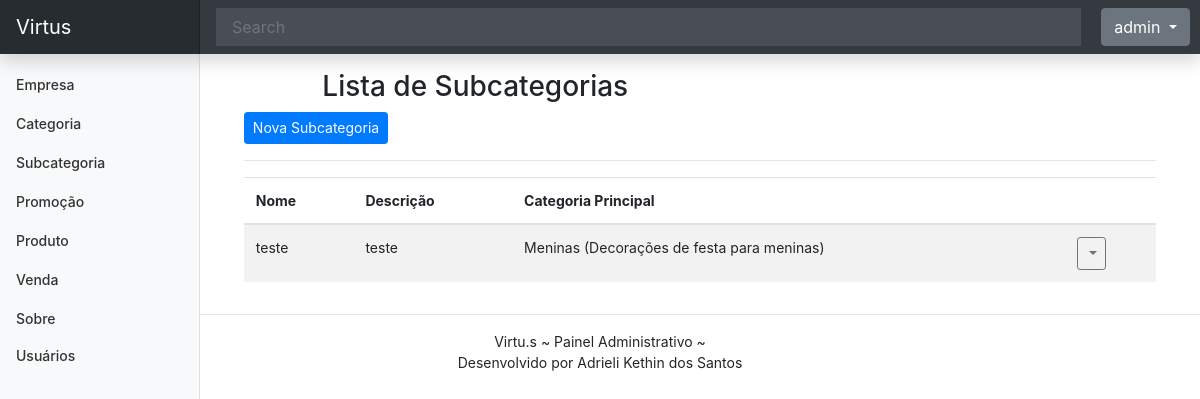
Page /listar/subcategoria/ (signed in) on the earlier database version.
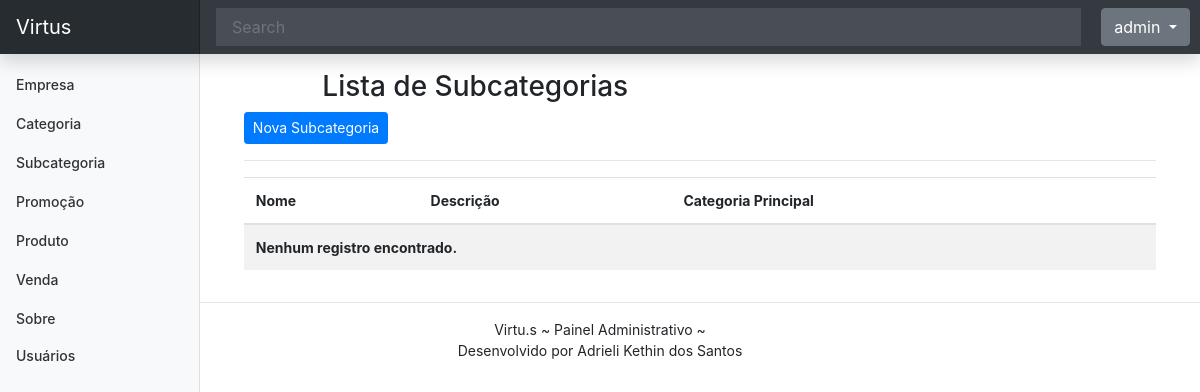
Same page on the later database version.
### cadastros/models.py (models this page shows, shortened)
class Subcategoria(models.Model):
    nome_subcategoria = models.CharField(max_length=50)
    descricao_subcategoria = models.CharField(max_length=100)
    categoria_principal = models.ForeignKey(Categoria, on_delete=models.PROTECT)
    data_inclusao = models.DateTimeField(
        auto_now_add=True, verbose_name="data inclusão")
    data_alteracao = models.DateTimeField(
        auto_now=True, verbose_name="data alteração")
    data_exclusao = models.DateTimeField(
        verbose_name="data exclusão", null=True)
    cadastrado_por = models.ForeignKey(User, on_delete=models.PROTECT, null=True, related_name='subcategoria_cadastrada')
    alterado_por = models.ForeignKey(User, on_delete=models.PROTECT, null=True, related_name='subcategoria_atualizada')

class Categoria(models.Model):
    nome = models.CharField(max_length=50)
    descricao = models.CharField(max_length=100, verbose_name="descrição")
    data_inclusao = models.DateTimeField(auto_now_add=True, verbose_name="data inclusão")
    data_alteracao = models.DateTimeField(auto_now=True, verbose_name="data alteração")
    data_exclusao = models.DateTimeField(
        verbose_name="data exclusão", null=True)
    cadastrado_por = models.ForeignKey(User, on_delete=models.PROTECT, null=True, related_name='categoria_cadastrada')
    alterado_por = models.ForeignKey(User, on_delete=models.PROTECT, null=True, related_name='categoria_atualizada')
    def __str__(self):
        return f"{self.nome} ({self.descricao})"

### cadastros/views.py (the view)
# urls.py: path("listar/subcategoria/", SubcategoriaList.as_view(), name="listar-subcategoria"),
class SubcategoriaList(ListView, LoginRequiredMixin):
    model = Subcategoria
    template_name = "cadastros/list/subcategoria.html"
    def get_queryset(self):
        return Subcategoria.objects.select_related("categoria_principal")

### cadastros/templates/cadastros/list/subcategoria.html (shortened to what this page needs)
{% extends 'paginas/modelo.html' %}
{% load static %}
{% block conteudo %}
<div class="row justify-content-center align-items-center mt-3">
    <div class="col-md-10">
        <h3 class="">Lista de Subcategorias</h3>
    </div>
    <div class="col-md">
        <a href="{% url 'cadastrar-subcategoria' %}" class="btn btn-primary btn-sm">
            Nova Subcategoria
        </a>
    </div>
</div>
<hr>
<div class="table-responsive-lg">
    <table id="tabela-subcategorias" class="table table-striped">
        <thead>
            <tr>
                <th>Nome</th>
                <th>Descrição</th>
                <th>Categoria Principal</th>
                <th></th>
            </tr>
        </thead>
        <tbody>
            {% for obj in object_list %}
            <tr class="">
                <td>{{ obj.nome_subcategoria }}</td>
                <td>{{ obj.descricao_subcategoria }}</td>
                <td>{{ obj.categoria_principal }}</td>
                <td>
                    <div class="dropdown">
                        <a class="btn btn-sm btn-outline-secondary dropdown-toggle" href="#" role="button"
                            data-bs-toggle="dropdown" aria-expanded="false">
                        </a>
                    </div>
                </td>
            </tr>
            {% empty %}
            <tr>
                <th colspan="100%">Nenhum registro encontrado.</th>
            </tr>
            {% endfor %}
        </tbody>
    </table>
</div>
{% endblock %}

Differences in the rows shown:
removed Subcategoria: nome_subcategoria "teste", descricao_subcategoria "teste", categoria_principal "Meninas (Decorações de festa para meninas)"
Other differences:
text now shown: "Nenhum registro encontrado."
